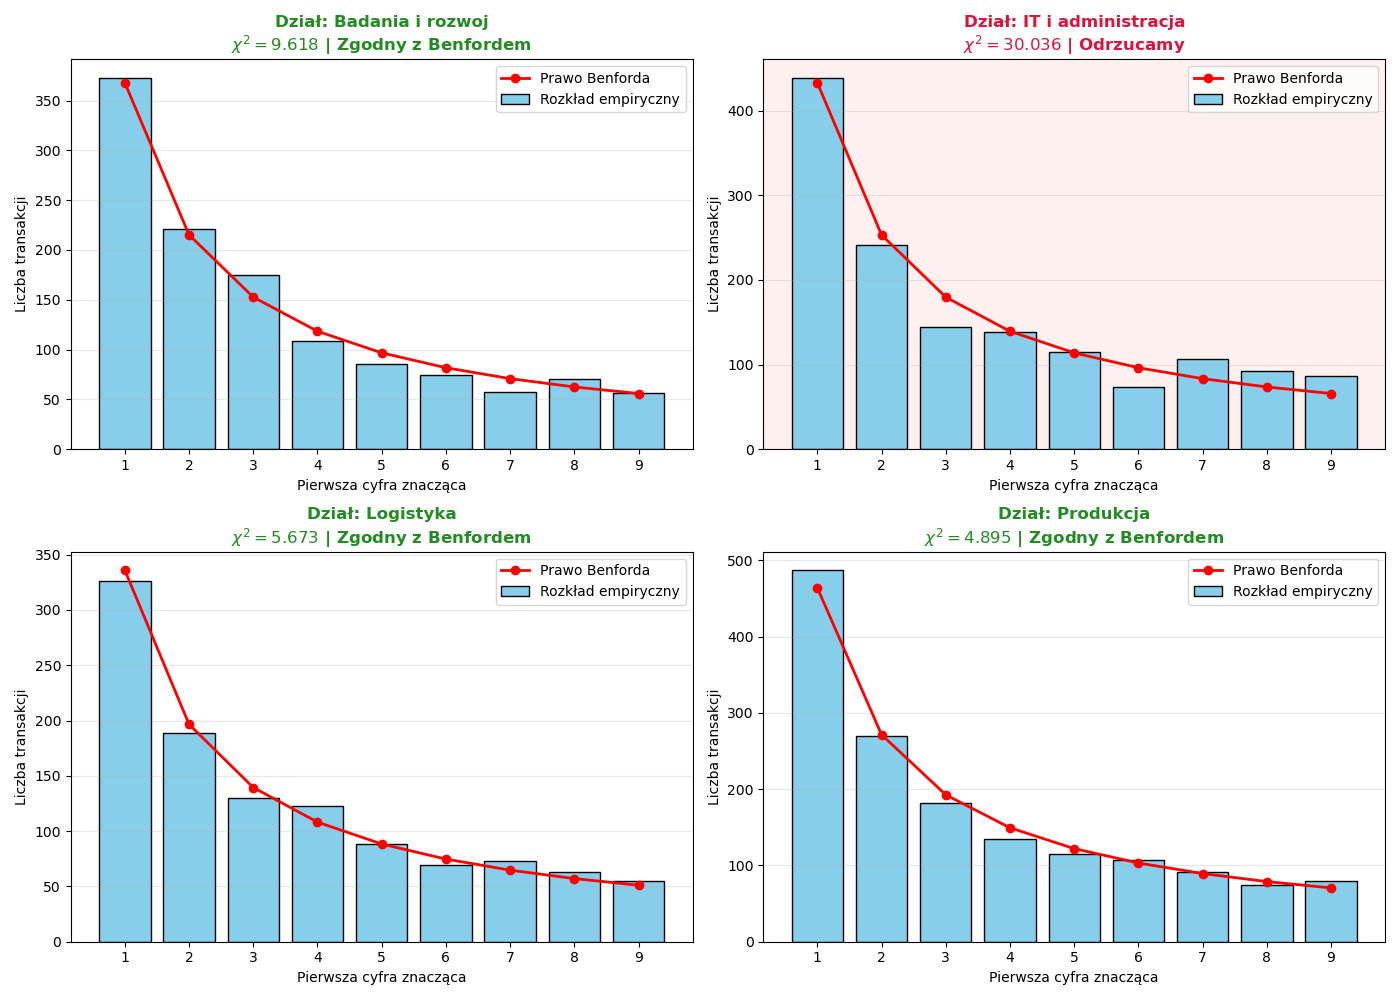

Recreate this plot in Python.
import numpy as np
import matplotlib.pyplot as plt

dane = np.loadtxt("transakcje.csv", delimiter = ",", skiprows=1, dtype=str)

id = dane[:,0]
data = dane[:,1]
oddzial = dane[:,2]
nazwa_oddzialu = dane[:,3]
kwota_PLN = dane[:,4]

unikalne_dzialy = np.unique(nazwa_oddzialu)

pierwsze_cyfry = np.zeros(len(kwota_PLN), dtype=int)

for i, kwota in enumerate(kwota_PLN):
    for znak in kwota:
        if znak in '123456789':
            pierwsze_cyfry[i] = int(znak)
            break

# print(pierwsze_cyfry)

### Benford

cyfry = np.arange(1, 10)
benford = np.log10(1+1/cyfry)

### statystyka testowa

krytyczna = 15.507


###################

fig, axes = plt.subplots(2, 2, figsize=(14, 10))
axes = axes.flatten()

for i, dzial in enumerate(unikalne_dzialy):
    maska = (nazwa_oddzialu == dzial)
    cyfry_dzial = pierwsze_cyfry[maska]
    N = len(cyfry_dzial)

    obserwacje = np.bincount(cyfry_dzial, minlength=10)[1:10]
    oczekiwane = benford * N

    chi2 = np.sum((obserwacje - oczekiwane)**2 / oczekiwane)
    
    ax = axes[i]
    ax.bar(cyfry, obserwacje, color='skyblue', edgecolor='black', label='Rozkład empiryczny')
    ax.plot(cyfry, oczekiwane, color='red', marker='o', linestyle='-', linewidth=2, label='Prawo Benforda')

    if chi2 > krytyczna:
        kolor_tytulu = 'crimson'
        wniosek = "Odrzucamy"
        ax.set_facecolor('#fff0f0')

    else:
        kolor_tytulu = 'forestgreen'
        wniosek = "Zgodny z Benfordem"
        
    ax.set_title(f"Dział: {dzial}\n$\chi^2 = {chi2:.3f}$ | {wniosek}", color=kolor_tytulu, fontsize=12, fontweight='bold')
    ax.set_xlabel('Pierwsza cyfra znacząca')
    ax.set_ylabel('Liczba transakcji')
    ax.set_xticks(cyfry)
    ax.legend()
    ax.grid(axis='y', alpha=0.3)

plt.tight_layout()
plt.show()
